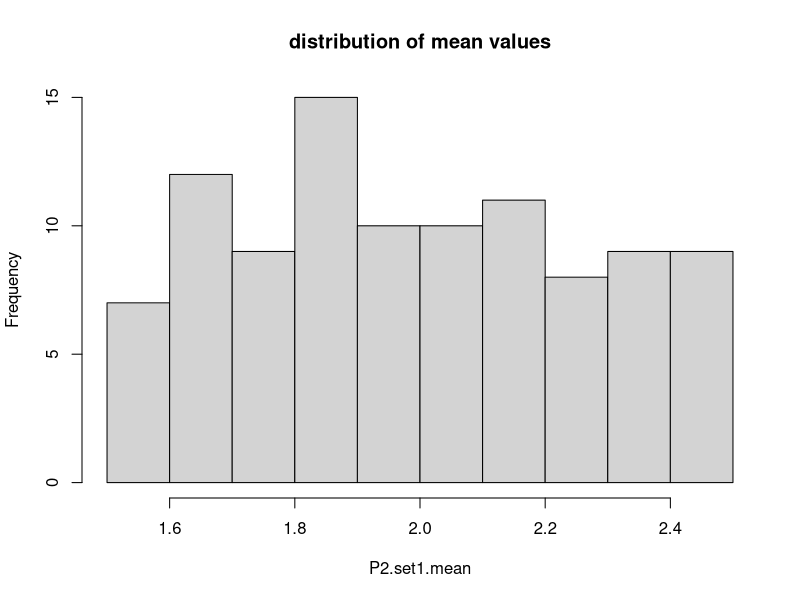
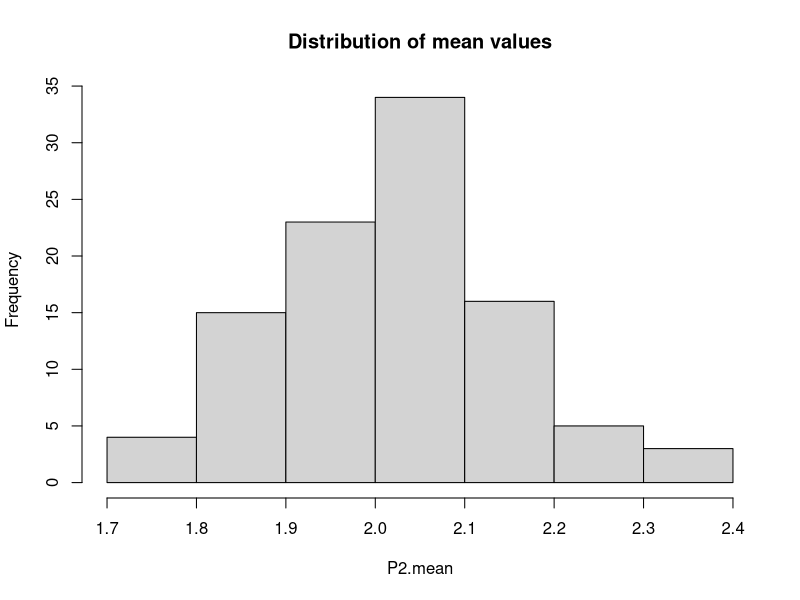
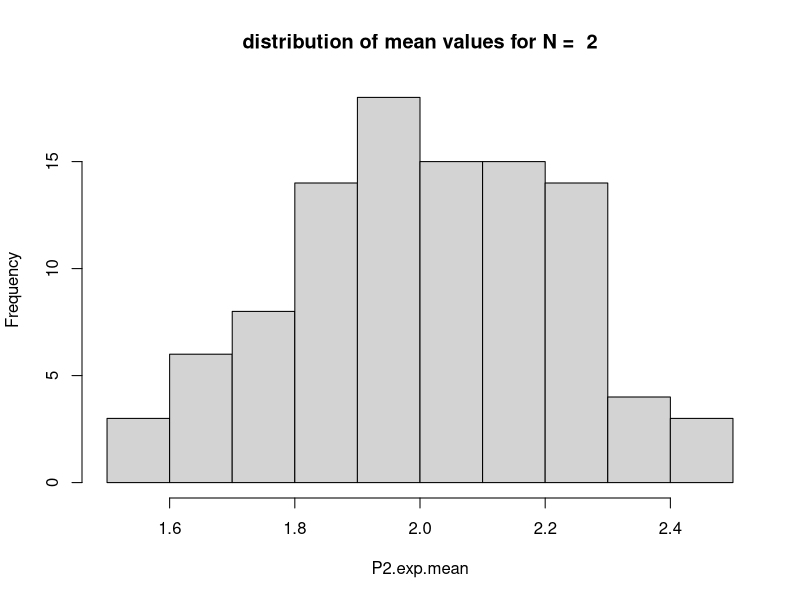
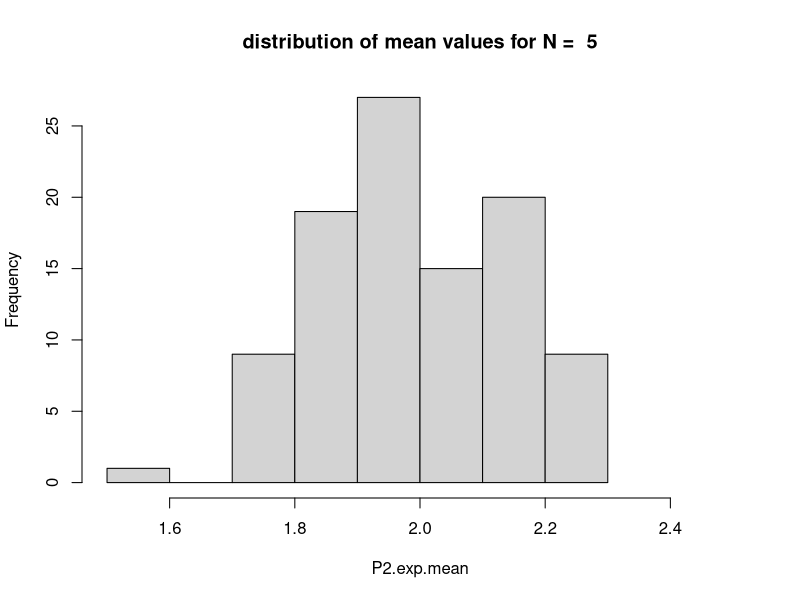
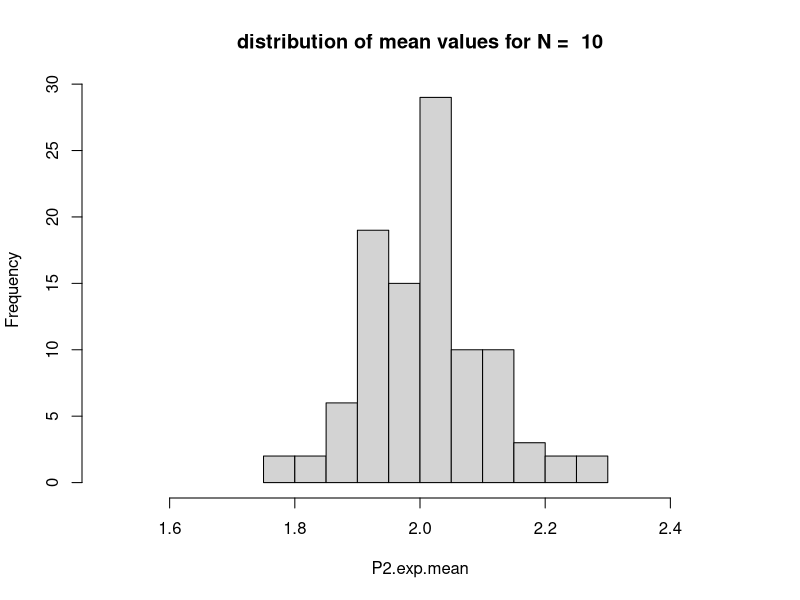
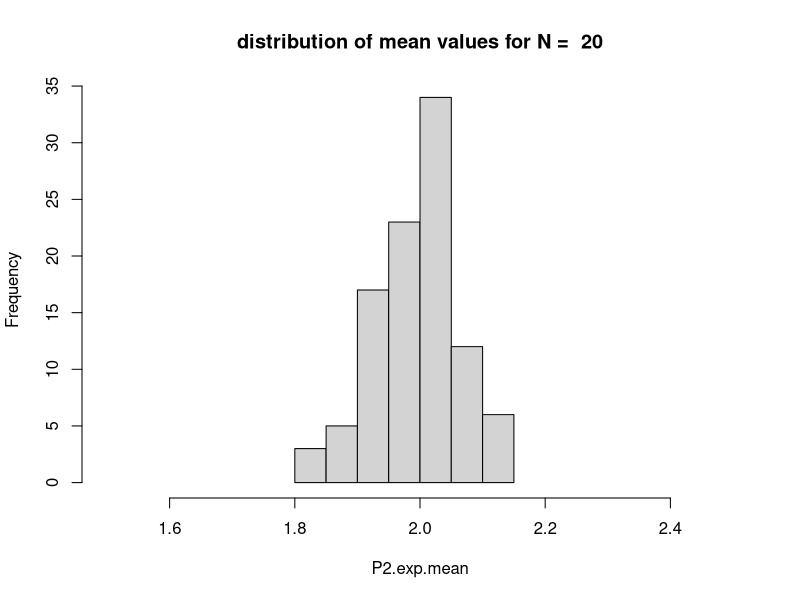
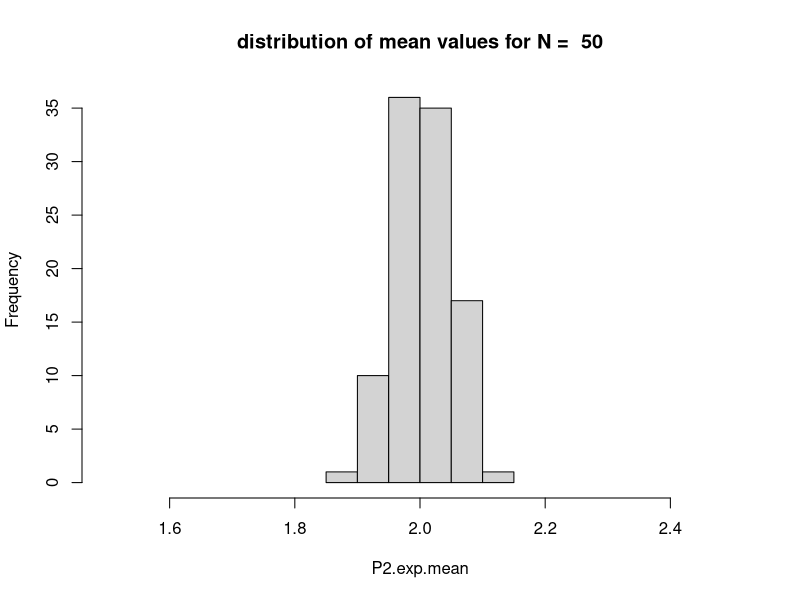
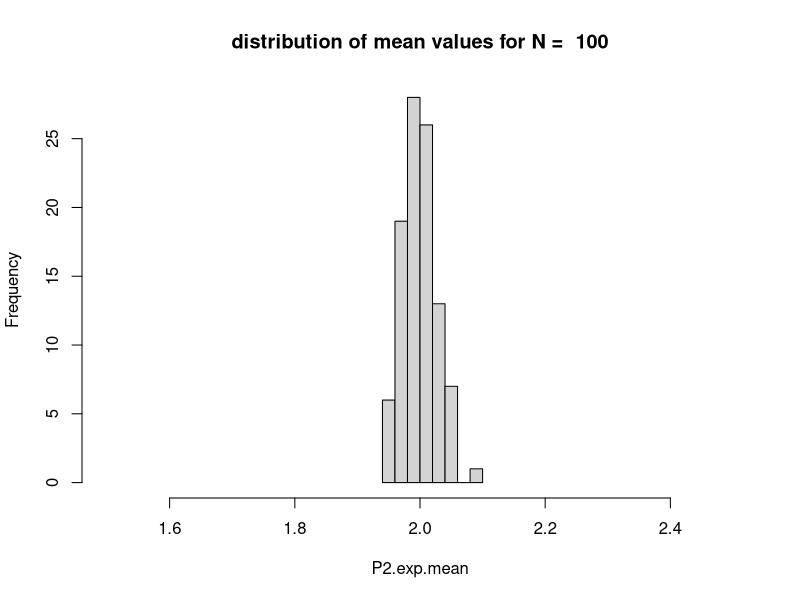

Write the R code that produced these figures, in order.
## ---- chunk 1
dbinom(x=7, size=10, prob = 0.5) 
# x = number of successes; size = number of trials; prob = probability of success on each trial
## ---- chunk 2
pbinom(6,size=10,prob=0.5,lower.tail=FALSE) 
## ---- chunk 3
# Measurements with P2, varying between 1.5 µl and 2.5 µl
N = 1     # 1 measurement per sample

# for each of the 100 samples, we draw randomly one measurement from a uniform distribution with min=1.5 and max=2.5:
P2.set1 <- sapply(1:100, function(x) {  
  runif(N, min = 1.5, max=2.5)
})        

head(P2.set1)
## ---- chunk 4
P2.set1.mean = sapply(P2.set1,mean)
head(P2.set1.mean)
## ---- chunk 5
hist(P2.set1.mean, main='distribution of mean values')
## ---- chunk 6
N = 5     # 5 measurements per sample

P2.sets = lapply(1:100, function(x) {
  runif(N, min = 1.5, max=2.5)
})
head(P2.sets)
## ---- chunk 7
P2.mean <- sapply(P2.sets,mean)
head(P2.mean)
## ---- chunk 8
hist(P2.mean,main = 'Distribution of mean values')
## ---- chunk 9
N = c(2,5,10,20,50,100,500)   # increasing number of drops per sample

# Plot the distribution of the mean values
lapply(N,function(n) {
  P2.exp = lapply(1:100, function(x) {
    runif(n,min = 1.5, max=2.5)
  }) 
  # Calculate the mean
  P2.exp.mean = sapply(P2.exp,mean)
  # plot the distribution of the mean values 
  hist(P2.exp.mean,xlim = c(1.5, 2.5),main=paste('distribution of mean values for N = ',n))
})

## ---- chunk 10
# sample size
N <- 1:100 # Goes from 1 to 100 (measurements per sample)

# Calculate the mean of the samples
P2.exp.mean <- sapply(N,function(n) {
  mean(sapply(1:100, function(y){
    mean(runif(n,min = 1.5, max=2.5)) # to get the mean value of the N measurements for each of the 100 samples
  })) # to get the mean of the distribution (of the sample's mean values)
}) 

# Plot the distribution of the means for increasing sample size
plot(P2.exp.mean, ylab = "Mean value for P2 with increasing N", 
     pch=20,
     ylim = c(1.9,2.1),xlab='Sample size');abline(h =2, col = "blue", lty = 2)
## ---- chunk 11
# sample size
N <- 1:100 # Goes from 1 to 100
#
# Calculate the sd of the mean values (is actually the standard error!)
P2.exp.se <- sapply(N,function(n) {
  sd(sapply(1:100, function(y){
    mean(runif(n,min = 1.5, max=2.5))  # to get the mean value of the N measurements for each of the 100 samples
  }) )                                                   # to get the sd of the distribution (of the sample's mean values)
})

# Plot the distribution of the standard error (SE)
plot(P2.exp.se, ylab = "SE value for P2",xlab = 'Sample size',pch=20)
## ---- chunk 12
lambda = 75
## ---- chunk 13
# size of the sample
N = 8
#
# we now draw 100 times samples of size N=8
X = lapply(1:100,function(i) {rpois(N,lambda = lambda)})
## ---- chunk 14
# we compute the sample means
Xm = sapply(X,mean)
# and the sample standard deviations
Xsd = sapply(X,sd) 
## ---- chunk 15
df = N-1
tc = qt(c(0.975),df) # this is the critical value for the t-distribution for df = N-1 degrees of freedom and 95% CI

Xl = Xm-tc*Xsd/sqrt(N) # upper bound of the 95% CI
Xh = Xm+tc*Xsd/sqrt(N) # lower bound of the 95% CI
## ---- chunk 16
col = c('red','blue')

## vector of TRUE/FALSE if the real expectation value lambda is inside the interval
i.ok =  as.factor(Xl < lambda & Xh > lambda)

## plot the mean values and the confidence interval
plot(Xm,ylim=c(50,100),pch=20,ylab="",main=paste("Mean values and confidence intervals,N=",N));abline(h=lambda,lty=3);lapply(1:length(Xl),function(i) {points(c(i,i),c(Xl[i],Xh[i]),type="l",col=col[i.ok[i]],lwd=2)})
## ---- chunk 17
#Fair coin toss
pbinom(49, size=100, prob=0.5, lower.tail = F)

#unfair coin toss
pbinom(49, size=100, prob=2/3, lower.tail = F)

qbinom(0.7, size=20, prob=0.8)
## ---- chunk 18
#amount of red or green
punif(1, min=0, max=6) * 84
